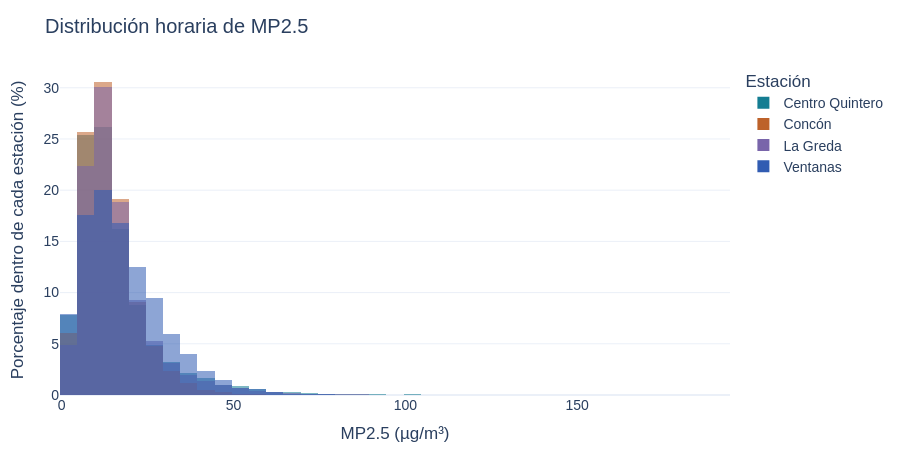
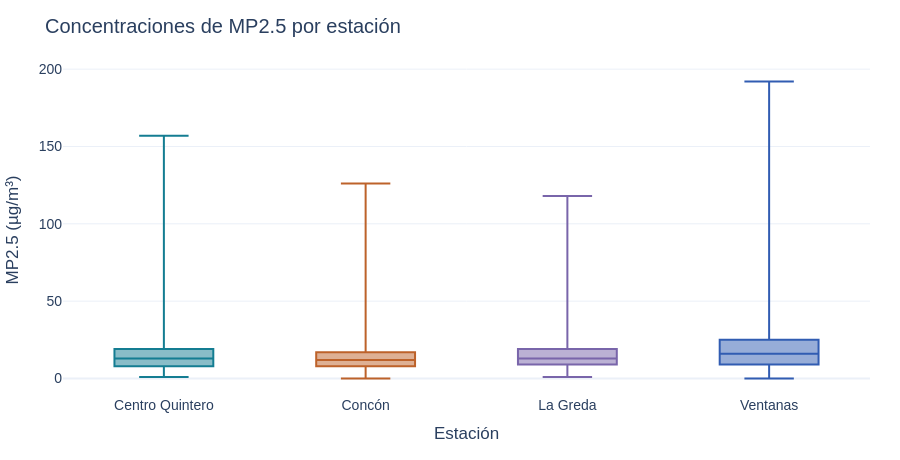

Here is the notebook cell these charts were saved with, in order:
### Markdown cell above
## 4. Distribución y diferencias entre estaciones

**Pregunta:** ¿las estaciones tienen distribuciones similares de MP2.5?

El histograma usa porcentajes dentro de cada estación y bins compartidos. El boxplot usa todas las observaciones de las horas comunes, aunque no dibuja puntos extremos individualmente.

### Code cell
mp25 = common['mp25_ug_m3']
eda.histogram_chart(mp25, 'mp25_ug_m3').show()
eda.box_chart(mp25, 'mp25_ug_m3').show()

### Figure 1 — Plotly figure (JSON) as saved in the notebook; plotly's stock layout.template omitted (floating-point values rounded to 4 significant figures; data arrays with more than 128 entries replaced by an {"elided": "..."} marker saying what was removed)
{"data": [{"bingroup": "concentracion", "histnorm": "percent", "hovertemplate": "Estación=Centro Quintero<br>MP2.5 (µg/m³)=%{x}<br>percent=%{y}<extra></extra>", "legendgroup": "Centro Quintero", "marker": {"color": "#147D92", "opacity": 0.55, "pattern": {"shape": ""}}, "name": "Centro Quintero", "nbinsx": 60, "orientation": "v", "showlegend": true, "type": "histogram", "x": {"elided": "22671 float values"}, "xaxis": "x", "yaxis": "y"}, {"bingroup": "concentracion", "histnorm": "percent", "hovertemplate": "Estación=Concón<br>MP2.5 (µg/m³)=%{x}<br>percent=%{y}<extra></extra>", "legendgroup": "Concón", "marker": {"color": "#BD622A", "opacity": 0.55, "pattern": {"shape": ""}}, "name": "Concón", "nbinsx": 60, "orientation": "v", "showlegend": true, "type": "histogram", "x": {"elided": "22671 float values"}, "xaxis": "x", "yaxis": "y"}, {"bingroup": "concentracion", "histnorm": "percent", "hovertemplate": "Estación=La Greda<br>MP2.5 (µg/m³)=%{x}<br>percent=%{y}<extra></extra>", "legendgroup": "La Greda", "marker": {"color": "#7965AA", "opacity": 0.55, "pattern": {"shape": ""}}, "name": "La Greda", "nbinsx": 60, "orientation": "v", "showlegend": true, "type": "histogram", "x": {"elided": "22671 float values"}, "xaxis": "x", "yaxis": "y"}, {"bingroup": "concentracion", "histnorm": "percent", "hovertemplate": "Estación=Ventanas<br>MP2.5 (µg/m³)=%{x}<br>percent=%{y}<extra></extra>", "legendgroup": "Ventanas", "marker": {"color": "#315CB2", "opacity": 0.55, "pattern": {"shape": ""}}, "name": "Ventanas", "nbinsx": 60, "orientation": "v", "showlegend": true, "type": "histogram", "x": {"elided": "22671 float values"}, "xaxis": "x", "yaxis": "y"}], "layout": {"barmode": "overlay", "font": {"family": "Arial", "size": 14}, "height": 460, "hovermode": "closest", "legend": {"title": {"text": "Estación"}, "tracegroupgap": 0}, "margin": {"b": 65, "l": 60, "r": 30, "t": 65}, "title": {"text": "Distribución horaria de MP2.5"}, "xaxis": {"anchor": "y", "domain": [0.0, 1.0], "title": {"text": "MP2.5 (µg/m³)"}}, "yaxis": {"anchor": "x", "domain": [0.0, 1.0], "title": {"text": "Porcentaje dentro de cada estación (%)"}}}}

### Figure 2 — Plotly figure (JSON) as saved in the notebook; plotly's stock layout.template omitted (floating-point values rounded to 4 significant figures; data arrays with more than 128 entries replaced by an {"elided": "..."} marker saying what was removed)
{"data": [{"alignmentgroup": "True", "boxpoints": false, "hovertemplate": "Estación=%{x}<br>MP2.5 (µg/m³)=%{y}<extra></extra>", "legendgroup": "Centro Quintero", "marker": {"color": "#147D92"}, "name": "Centro Quintero", "notched": false, "offsetgroup": "Centro Quintero", "orientation": "v", "showlegend": true, "type": "box", "x": {"elided": "22671 str values"}, "x0": " ", "xaxis": "x", "y": {"elided": "22671 float values"}, "y0": " ", "yaxis": "y"}, {"alignmentgroup": "True", "boxpoints": false, "hovertemplate": "Estación=%{x}<br>MP2.5 (µg/m³)=%{y}<extra></extra>", "legendgroup": "Concón", "marker": {"color": "#BD622A"}, "name": "Concón", "notched": false, "offsetgroup": "Concón", "orientation": "v", "showlegend": true, "type": "box", "x": {"elided": "22671 str values"}, "x0": " ", "xaxis": "x", "y": {"elided": "22671 float values"}, "y0": " ", "yaxis": "y"}, {"alignmentgroup": "True", "boxpoints": false, "hovertemplate": "Estación=%{x}<br>MP2.5 (µg/m³)=%{y}<extra></extra>", "legendgroup": "La Greda", "marker": {"color": "#7965AA"}, "name": "La Greda", "notched": false, "offsetgroup": "La Greda", "orientation": "v", "showlegend": true, "type": "box", "x": {"elided": "22671 str values"}, "x0": " ", "xaxis": "x", "y": {"elided": "22671 float values"}, "y0": " ", "yaxis": "y"}, {"alignmentgroup": "True", "boxpoints": false, "hovertemplate": "Estación=%{x}<br>MP2.5 (µg/m³)=%{y}<extra></extra>", "legendgroup": "Ventanas", "marker": {"color": "#315CB2"}, "name": "Ventanas", "notched": false, "offsetgroup": "Ventanas", "orientation": "v", "showlegend": true, "type": "box", "x": {"elided": "22671 str values"}, "x0": " ", "xaxis": "x", "y": {"elided": "22671 float values"}, "y0": " ", "yaxis": "y"}], "layout": {"boxmode": "overlay", "font": {"family": "Arial", "size": 14}, "height": 460, "hovermode": "closest", "legend": {"title": {"text": "Estación"}, "tracegroupgap": 0}, "margin": {"b": 65, "l": 60, "r": 30, "t": 65}, "showlegend": false, "title": {"text": "Concentraciones de MP2.5 por estación"}, "xaxis": {"anchor": "y", "categoryarray": ["Centro Quintero", "Concón", "La Greda", "Ventanas"], "categoryorder": "array", "domain": [0.0, 1.0], "title": {"text": "Estación"}}, "yaxis": {"anchor": "x", "domain": [0.0, 1.0], "title": {"text": "MP2.5 (µg/m³)"}}}}
